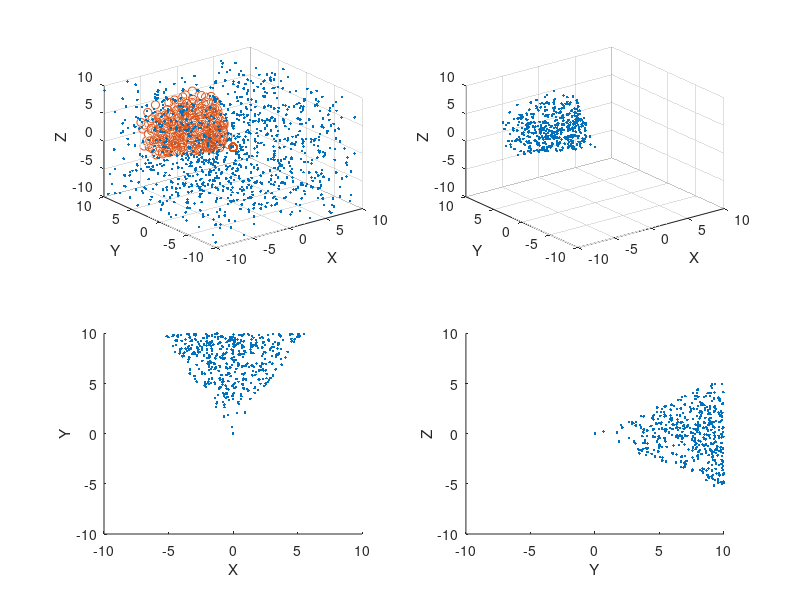

Source code (MATLAB):
clear;
close;
clc;
clf;

% Galaxies selection in 3D
% Assume observer at the origion
% Generation of random points within range
% These points are used as example of galaxies

range = 10;
size = 10000;
g_x = rand(1, size).*2.*range - range;
g_y = rand(1, size).*2.*range - range;
g_z = rand(1, size).*2.*range - range;

% Define the lightcone 
r_l = 2*range;
theta_l = pi/2;
phi_l = pi/2;
theta_o = pi/6;

axisRange = [-range, range];

% Reference Frame Rotation
% rotation around the z axis, clockwise by phi_i
g_x_bar = g_x .* cos(-phi_l) - g_y .* sin(-phi_l);
g_y_bar = g_x .* sin(-phi_l) + g_y .* cos(-phi_l);
g_z_bar = g_z;

% rotation around the y-axis, clockwise, by theta_i
% same as counter-clockwise by -theta_i
g_x_p = g_x_bar .* cos(-theta_l) + g_z_bar .* sin(-theta_l);
g_y_p = g_y_bar;
g_z_p = - g_x_bar .* sin(-theta_l) + g_z_bar .* cos(-theta_l);

% Convert it to sphereical polar 
g_r = sqrt(g_x_p .^ 2 + g_y_p .^ 2 + g_z_p .^ 2);
g_theta = real(acos(g_z_p ./ g_r));
% Don't need phi 

% Check and extract points inside the cone
g_x_inCone = [];
g_y_inCone = [];
g_z_inCone = [];
for i = 1:size
    if g_theta(i) <= theta_o
        g_x_inCone(i)  = g_x(i);
        g_y_inCone(i)  = g_y(i);
        g_z_inCone(i)  = g_z(i);
    end
end



% Main Plot 
subplot(2,2,1)
scatter3(g_x(1:0.1*size), g_y(1:0.1*size), g_z(1:0.1*size), '.');
hold on;
xlim(axisRange)
ylim(axisRange)
zlim(axisRange)
xlabel('X')
ylabel('Y')
zlabel('Z')

% plot galaxies inside the cone as red
scatter3(g_x_inCone, g_y_inCone, g_z_inCone, 'r.');
hold off;

subplot(2,2,2)
scatter3(g_x_inCone, g_y_inCone, g_z_inCone, '.');
xlim(axisRange)
ylim(axisRange)
zlim(axisRange)
xlabel('X')
ylabel('Y')
zlabel('Z')

subplot(2,2,3)
scatter(g_x_inCone, g_y_inCone, '.');
xlim(axisRange)
ylim(axisRange)
xlabel('X')
ylabel('Y')

subplot(2,2,4)
scatter(g_y_inCone, g_z_inCone, '.');
xlim(axisRange)
ylim(axisRange)
xlabel('Y')
ylabel('Z')





